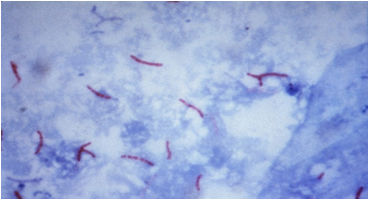
%> input picture Smear3.jpg, 370 x 201 px
$ octave --eval "result = test(rgb2gray(imread('Smear3.jpg')));"   (GNU Octave 9; MATLAB toolbox functions it lacks are replaced by stand-ins)
%> lines starting %> are read from the running program, lines starting %| are printed output that depends on the picture; in (x1, y1, x2, y2) boxes, pixels count from 0 and x2, y2 are one past the last pixel; in counts of white or black regions, pixels touching at a corner belong together; the program's own positions count from 1
function count=test(im)

%im=imread('bacilli2.jpg');

%im=double(im);

%padding with 0s
im=padarray(im,[size(im,1)+5 size(im,2)+5]);
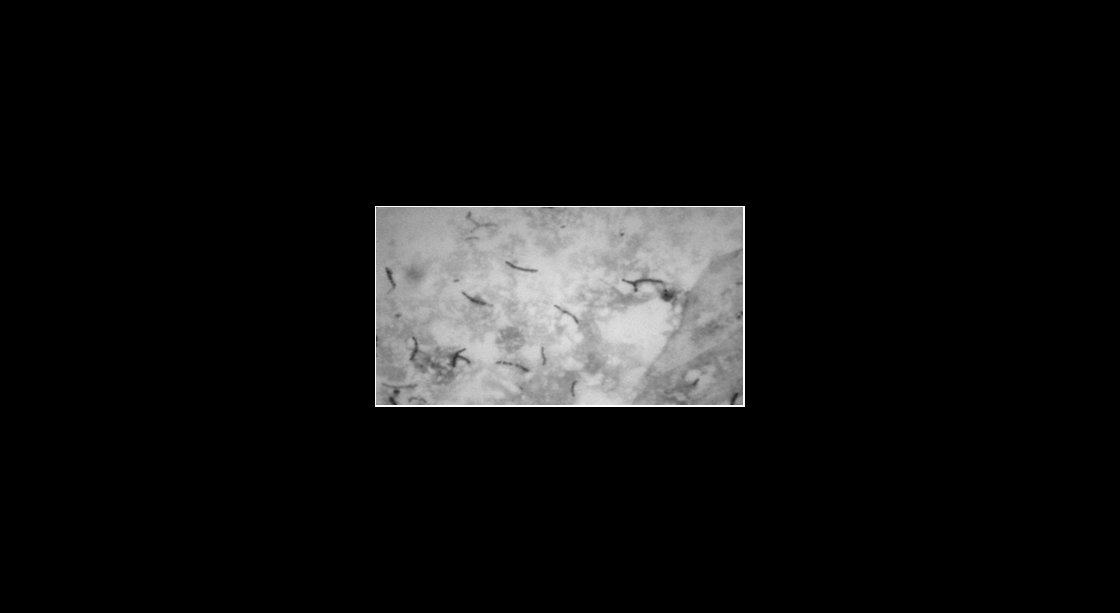
%> im: size 613x1120 uint8; min 0, max 255, mean 18.5

%edge detetion
ed=edge(im,'canny');
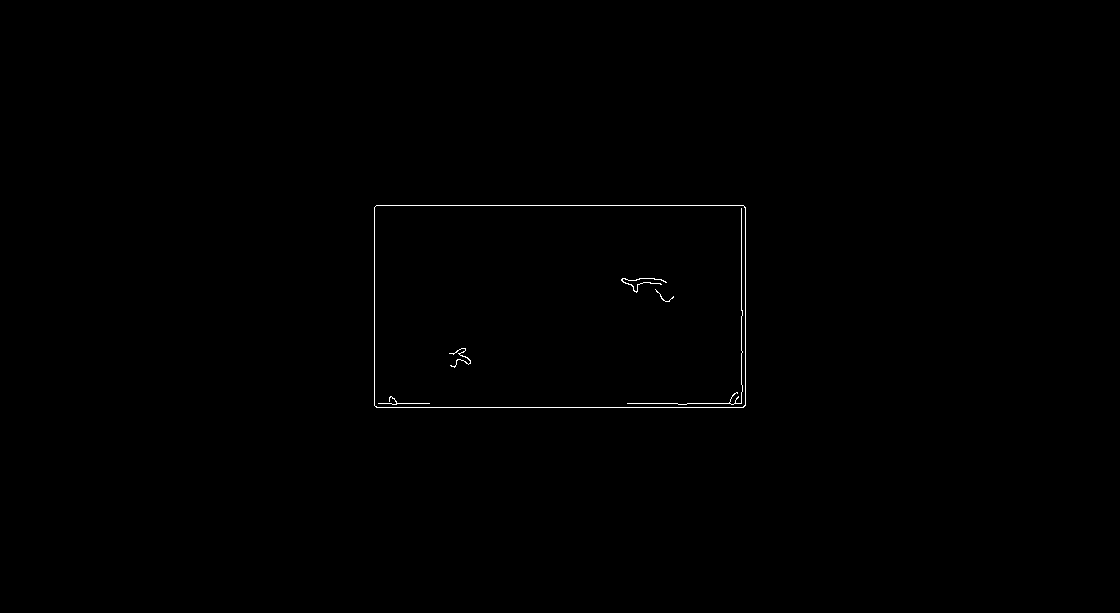
%> ed: size 613x1120 logical; 0.26% white in thin lines or dots, all inside (x1, y1, x2, y2) = (374, 205, 746, 408)
%imtool(ed,[]);

points=0;
for i=1:size(ed,1)
    for j=1:size(ed,2)
        if(ed(i,j)==1)
            points=points+1;
        end
    end
end
%> after the loop, points = 1774

%getting  end points
xi=zeros(1,4);
yi=zeros(1,4);

%left end
endpt=0;
for j=1:size(ed,2)
    for i=1:size(ed,1)
        if(ed(i,j)==1)
            endpt=1;
            break;
        end
    end
    if(endpt==1)
        break;
    end
end
%> after the loop, endpt = 1
xi(1)=i;
yi(1)=j;

%right end
endpt=0;
for j=size(ed,2):-1:1
    for i=size(ed,1):-1:1
        if(ed(i,j)==1)
            endpt=1;
            break;
        end
    end
    if(endpt==1)
        break;
    end
end
xi(2)=i;
yi(2)=j;

%top end
endpt=0;
for i=1:size(ed,1)
    for j=1:size(ed,2)
        if(ed(i,j)==1)
            endpt=1;
            break;
        end
    end
    if(endpt==1)
        break;
    end
end
xi(3)=i;
yi(3)=j;

%bottom end
endpt=0;
for i=size(ed,1):-1:1
    for j=size(ed,2):-1:1
        if(ed(i,j)==1)
            endpt=1;
            break;
        end
    end
    if(endpt==1)
        break;
    end
end
xi(4)=i;
yi(4)=j;

%traverse
xinc=[-1 0 1 0 -1 1 1 -1];
yinc=[0 1 0 -1 1 1 -1 -1];

dist=zeros(points,4);

for border=1:4
    x=xi(border);
    y=yi(border);
    idx=1;
    visited=zeros(size(ed,1),size(ed,2));
    visited(xi(border),yi(border))=1;
    flag=1;
    while(idx<=points && flag==1)
        dist(idx,border)=double(sqrt( (x-xi(border))^2 + (y-yi(border))^2 ));
        idx=idx+1;
        found=0;
        for i=1:8
            xnew=x+xinc(i);
            ynew=y+yinc(i);
            if(isproper(xnew,ynew,size(ed,1),size(ed,2)) && ed(xnew,ynew)==1 && visited(xnew,ynew)==0)
                found=1;
                %disp('found');
                break;
            end
        end
        if(found==1)
            x=xnew;
            y=ynew;
            visited(x,y)=1;
            if(x==xi(border) && y==yi(border))
                flag=0;
            end
        else
            %disp('Not found');
            %visited(34,69)
            break;
        end
    end
end
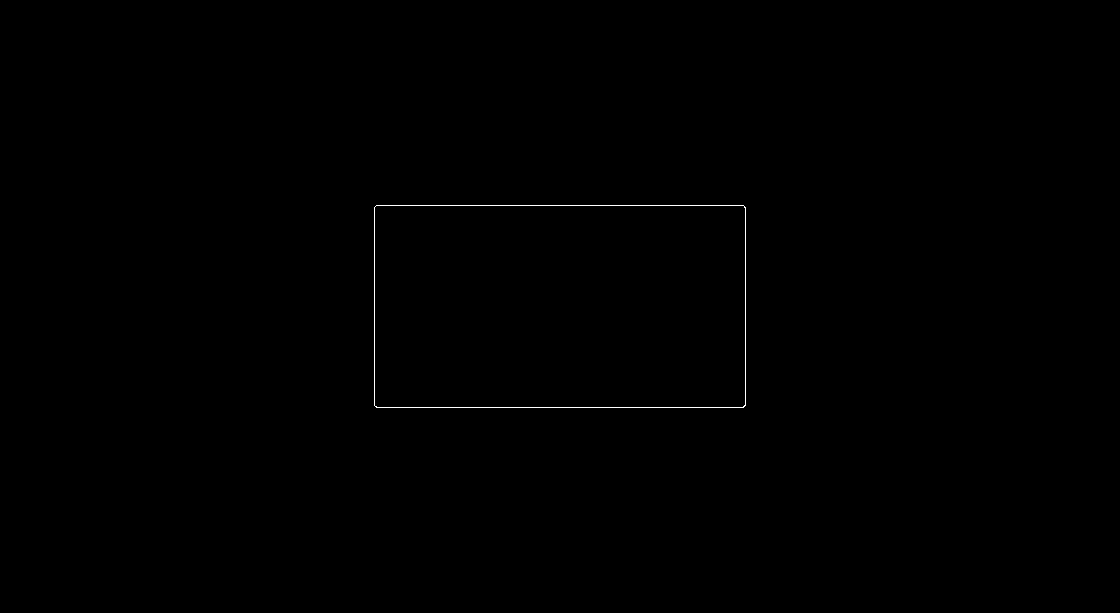
%> visited: size 613x1120 double; values 0 (black) and 1 (white), 0.17% white in thin lines or dots, all inside (x1, y1, x2, y2) = (374, 205, 746, 408)
%> after the loop, dist = 1774 rows, first 8: [0 0 0 0; 1 1 1 1; 2 2 2 1.41; 3 3 3 2.24; 4 4 4 2.83; 5 5 5 3.61; 6 6 6 4.47; 7 7 7 5.39]

%smoothing
for i=1:4
    dist(:,i)=smooth(dist(:,i));
end
%> after the loop, dist = 1774 rows, first 8: [0 0 0 0; 1 1 1 0.805; 2 2 2 1.5; 3 3 3 2.22; 4 4 4 2.91; 5 5 5 3.71; 6 6 6 4.52; 7 7 7 5.41]

% [26 lines of commented-out code are left out]

maximas=zeros(1,4);
for i=1:4
    maximas(i)=size(findpeaks(dist(:,i)),1);
end
%> after the loop, maximas = [1 1 1 1]
%disp('Number of bacilli:')
count=(min(maximas));
%> count = 1

end
